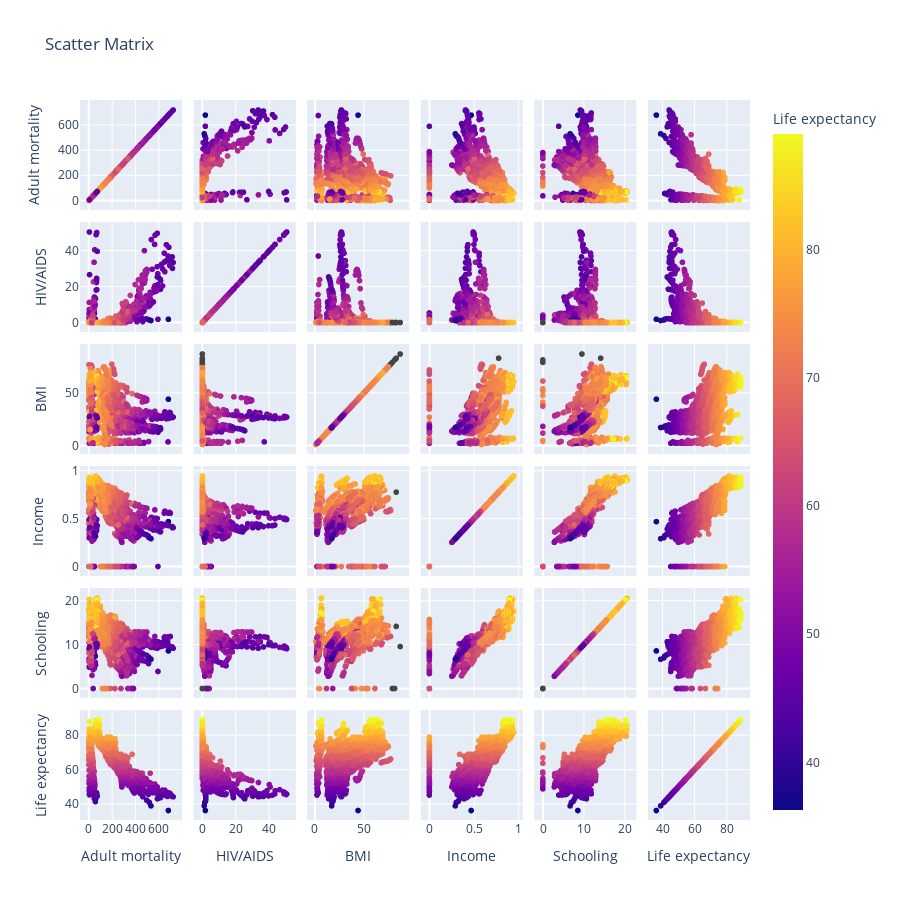

Here is the notebook cell this chart was saved with:
### Code cell
# plota scatter matrix com as features que mais se correlacionam com a variável target 'Life expectancy'
features = ["Adult mortality", "HIV/AIDS", "BMI", "Income", "Schooling", "Life expectancy"]

fig = px.scatter_matrix(df, dimensions=features, color='Life expectancy', title="Scatter Matrix")
fig.update_layout(height=900)
fig.show()

### Figure 1 — Plotly figure (JSON) as saved in the notebook; plotly's stock layout.template omitted (floating-point values rounded to 4 significant figures; data arrays with more than 128 entries replaced by an {"elided": "..."} marker saying what was removed)
{"data": [{"dimensions": [{"axis": {"matches": true}, "label": "Adult mortality", "values": {"elided": "2938 float values"}}, {"axis": {"matches": true}, "label": "HIV/AIDS", "values": {"elided": "2938 float values"}}, {"axis": {"matches": true}, "label": "BMI", "values": {"elided": "2938 float values"}}, {"axis": {"matches": true}, "label": "Income", "values": {"elided": "2938 float values"}}, {"axis": {"matches": true}, "label": "Schooling", "values": {"elided": "2938 float values"}}, {"axis": {"matches": true}, "label": "Life expectancy", "values": {"elided": "2938 float values"}}], "hovertemplate": "%{xaxis.title.text}=%{x}<br>%{yaxis.title.text}=%{y}<br>Life expectancy=%{marker.color}<extra></extra>", "legendgroup": "", "marker": {"color": {"elided": "2938 float values"}, "coloraxis": "coloraxis", "symbol": "circle"}, "name": "", "showlegend": false, "type": "splom"}], "layout": {"coloraxis": {"colorbar": {"title": {"text": "Life expectancy"}}, "colorscale": [[0, "#0d0887"], [0.1111, "#46039f"], [0.2222, "#7201a8"], [0.3333, "#9c179e"], [0.4444, "#bd3786"], [0.5556, "#d8576b"], [0.6667, "#ed7953"], [0.7778, "#fb9f3a"], [0.8889, "#fdca26"], [1, "#f0f921"]]}, "dragmode": "select", "height": 900, "legend": {"tracegroupgap": 0}, "title": {"text": "Scatter Matrix"}}}
